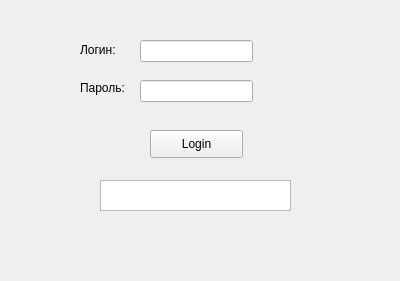
<?xml version="1.0" encoding="UTF-8"?>
<ui version="4.0">
 <class>MainWindow</class>
 <widget class="QMainWindow" name="MainWindow">
  <property name="geometry">
   <rect>
    <x>0</x>
    <y>0</y>
    <width>400</width>
    <height>281</height>
   </rect>
  </property>
  <property name="windowTitle">
   <string>MainWindow</string>
  </property>
  <widget class="QWidget" name="centralWidget">
   <widget class="QLineEdit" name="lineEdit">
    <property name="geometry">
     <rect>
      <x>140</x>
      <y>40</y>
      <width>113</width>
      <height>22</height>
     </rect>
    </property>
   </widget>
   <widget class="QPushButton" name="pushButton">
    <property name="geometry">
     <rect>
      <x>150</x>
      <y>130</y>
      <width>93</width>
      <height>28</height>
     </rect>
    </property>
    <property name="text">
     <string>Login</string>
    </property>
   </widget>
   <widget class="QLineEdit" name="lineEdit_2">
    <property name="geometry">
     <rect>
      <x>140</x>
      <y>80</y>
      <width>113</width>
      <height>22</height>
     </rect>
    </property>
   </widget>
   <widget class="QTextEdit" name="textEdit">
    <property name="geometry">
     <rect>
      <x>100</x>
      <y>180</y>
      <width>191</width>
      <height>31</height>
     </rect>
    </property>
   </widget>
   <widget class="QLabel" name="label">
    <property name="geometry">
     <rect>
      <x>80</x>
      <y>40</y>
      <width>51</width>
      <height>20</height>
     </rect>
    </property>
    <property name="text">
     <string>Логин:</string>
    </property>
   </widget>
   <widget class="QLabel" name="label_2">
    <property name="geometry">
     <rect>
      <x>80</x>
      <y>80</y>
      <width>55</width>
      <height>16</height>
     </rect>
    </property>
    <property name="text">
     <string>Пароль:</string>
    </property>
   </widget>
  </widget>
 </widget>
 <layoutdefault spacing="6" margin="11"/>
 <tabstops>
  <tabstop>lineEdit</tabstop>
  <tabstop>lineEdit_2</tabstop>
  <tabstop>textEdit</tabstop>
  <tabstop>pushButton</tabstop>
 </tabstops>
 <resources/>
 <connections/>
</ui>
